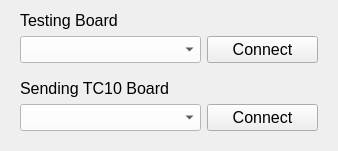
                    <widget class="QWidget" name="TWOBOARD_2">
                     <attribute name="title">
                      <string>TWO BOARD</string>
                     </attribute>
                     <layout class="QVBoxLayout" name="verticalLayout_13">
                      <item>
                       <widget class="QWidget" name="widget_23" native="true">
                        <property name="maximumSize">
                         <size>
                          <width>16777215</width>
                          <height>62</height>
                         </size>
                        </property>
                        <layout class="QGridLayout" name="gridLayout_6">
                         <property name="topMargin">
                          <number>0</number>
                         </property>
                         <property name="bottomMargin">
                          <number>0</number>
                         </property>
                         <item row="0" column="0">
                          <widget class="QLabel" name="USB2Lable_8">
                           <property name="sizePolicy">
                            <sizepolicy hsizetype="Preferred" vsizetype="Preferred">
                             <horstretch>0</horstretch>
                             <verstretch>0</verstretch>
                            </sizepolicy>
                           </property>
                           <property name="minimumSize">
                            <size>
                             <width>125</width>
                             <height>0</height>
                            </size>
                           </property>
                           <property name="maximumSize">
                            <size>
                             <width>16777215</width>
                             <height>40</height>
                            </size>
                           </property>
                           <property name="font">
                            <font>
                             <family>MS Shell Dlg 2</family>
                             <pointsize>12</pointsize>
                             <weight>50</weight>
                             <italic>false</italic>
                             <bold>false</bold>
                            </font>
                           </property>
                           <property name="text">
                            <string>Testing Board</string>
                           </property>
                           <property name="margin">
                            <number>0</number>
                           </property>
                          </widget>
                         </item>
                         <item row="1" column="0">
                          <widget class="QComboBox" name="VCMTestingBoardBox_2">
                           <property name="sizePolicy">
                            <sizepolicy hsizetype="Expanding" vsizetype="Preferred">
                             <horstretch>0</horstretch>
                             <verstretch>0</verstretch>
                            </sizepolicy>
                           </property>
                           <property name="minimumSize">
                            <size>
                             <width>181</width>
                             <height>0</height>
                            </size>
                           </property>
                           <property name="maximumSize">
                            <size>
                             <width>16777215</width>
                             <height>31</height>
                            </size>
                           </property>
                           <property name="font">
                            <font>
                             <family>MS Shell Dlg 2</family>
                             <pointsize>12</pointsize>
                             <weight>50</weight>
                             <italic>false</italic>
                             <bold>false</bold>
                            </font>
                           </property>
                           <property name="styleSheet">
                            <string notr="true">background-color: rgb(255, 255, 255);</string>
                           </property>
                          </widget>
                         </item>
                         <item row="1" column="1">
                          <widget class="QPushButton" name="TestingBoardConnectButton_2">
                           <property name="sizePolicy">
                            <sizepolicy hsizetype="Fixed" vsizetype="Expanding">
                             <horstretch>0</horstretch>
                             <verstretch>0</verstretch>
                            </sizepolicy>
                           </property>
                           <property name="minimumSize">
                            <size>
                             <width>111</width>
                             <height>0</height>
                            </size>
                           </property>
                           <property name="maximumSize">
                            <size>
                             <width>16777215</width>
                             <height>31</height>
                            </size>
                           </property>
                           <property name="font">
                            <font>
                             <family>MS Shell Dlg 2</family>
                             <pointsize>12</pointsize>
                             <weight>50</weight>
                             <italic>false</italic>
                             <bold>false</bold>
                            </font>
                           </property>
                           <property name="text">
                            <string>Connect</string>
                           </property>
                          </widget>
                         </item>
                        </layout>
                       </widget>
                      </item>
                      <item>
                       <widget class="QWidget" name="widget_24" native="true">
                        <property name="maximumSize">
                         <size>
                          <width>16777215</width>
                          <height>82</height>
                         </size>
                        </property>
                        <layout class="QGridLayout" name="gridLayout_3">
                         <property name="sizeConstraint">
                          <enum>QLayout::SetMinAndMaxSize</enum>
                         </property>
                         <property name="topMargin">
                          <number>10</number>
                         </property>
                         <item row="0" column="0">
                          <widget class="QLabel" name="USB2Lable_9">
                           <property name="sizePolicy">
                            <sizepolicy hsizetype="Preferred" vsizetype="Expanding">
                             <horstretch>0</horstretch>
                             <verstretch>0</verstretch>
                            </sizepolicy>
                           </property>
                           <property name="minimumSize">
                            <size>
                             <width>180</width>
                             <height>0</height>
                            </size>
                           </property>
                           <property name="font">
                            <font>
                             <family>MS Shell Dlg 2</family>
                             <pointsize>12</pointsize>
                             <weight>50</weight>
                             <italic>false</italic>
                             <bold>false</bold>
                            </font>
                           </property>
                           <property name="text">
                            <string>Sending TC10 Board</string>
                           </property>
                          </widget>
                         </item>
                         <item row="1" column="0">
                          <widget class="QComboBox" name="SendingTC10BoardBox_2">
                           <property name="sizePolicy">
                            <sizepolicy hsizetype="Expanding" vsizetype="Expanding">
                             <horstretch>0</horstretch>
                             <verstretch>0</verstretch>
                            </sizepolicy>
                           </property>
                           <property name="minimumSize">
                            <size>
                             <width>181</width>
                             <height>0</height>
                            </size>
                           </property>
                           <property name="maximumSize">
                            <size>
                             <width>16777215</width>
                             <height>31</height>
                            </size>
                           </property>
                           <property name="font">
                            <font>
                             <family>MS Shell Dlg 2</family>
                             <pointsize>12</pointsize>
                             <weight>50</weight>
                             <italic>false</italic>
                             <bold>false</bold>
                            </font>
                           </property>
                           <property name="styleSheet">
                            <string notr="true">background-color: rgb(255, 255, 255);</string>
                           </property>
                          </widget>
                         </item>
                         <item row="1" column="1">
                          <widget class="QPushButton" name="SendingTC10BoardConnectButton_2">
                           <property name="sizePolicy">
                            <sizepolicy hsizetype="Fixed" vsizetype="Expanding">
                             <horstretch>0</horstretch>
                             <verstretch>0</verstretch>
                            </sizepolicy>
                           </property>
                           <property name="minimumSize">
                            <size>
                             <width>111</width>
                             <height>0</height>
                            </size>
                           </property>
                           <property name="maximumSize">
                            <size>
                             <width>16777215</width>
                             <height>31</height>
                            </size>
                           </property>
                           <property name="font">
                            <font>
                             <family>MS Shell Dlg 2</family>
                             <pointsize>12</pointsize>
                             <weight>50</weight>
                             <italic>false</italic>
                             <bold>false</bold>
                            </font>
                           </property>
                           <property name="text">
                            <string>Connect</string>
                           </property>
                          </widget>
                         </item>
                        </layout>
                       </widget>
                      </item>
                     </layout>
                    </widget>
